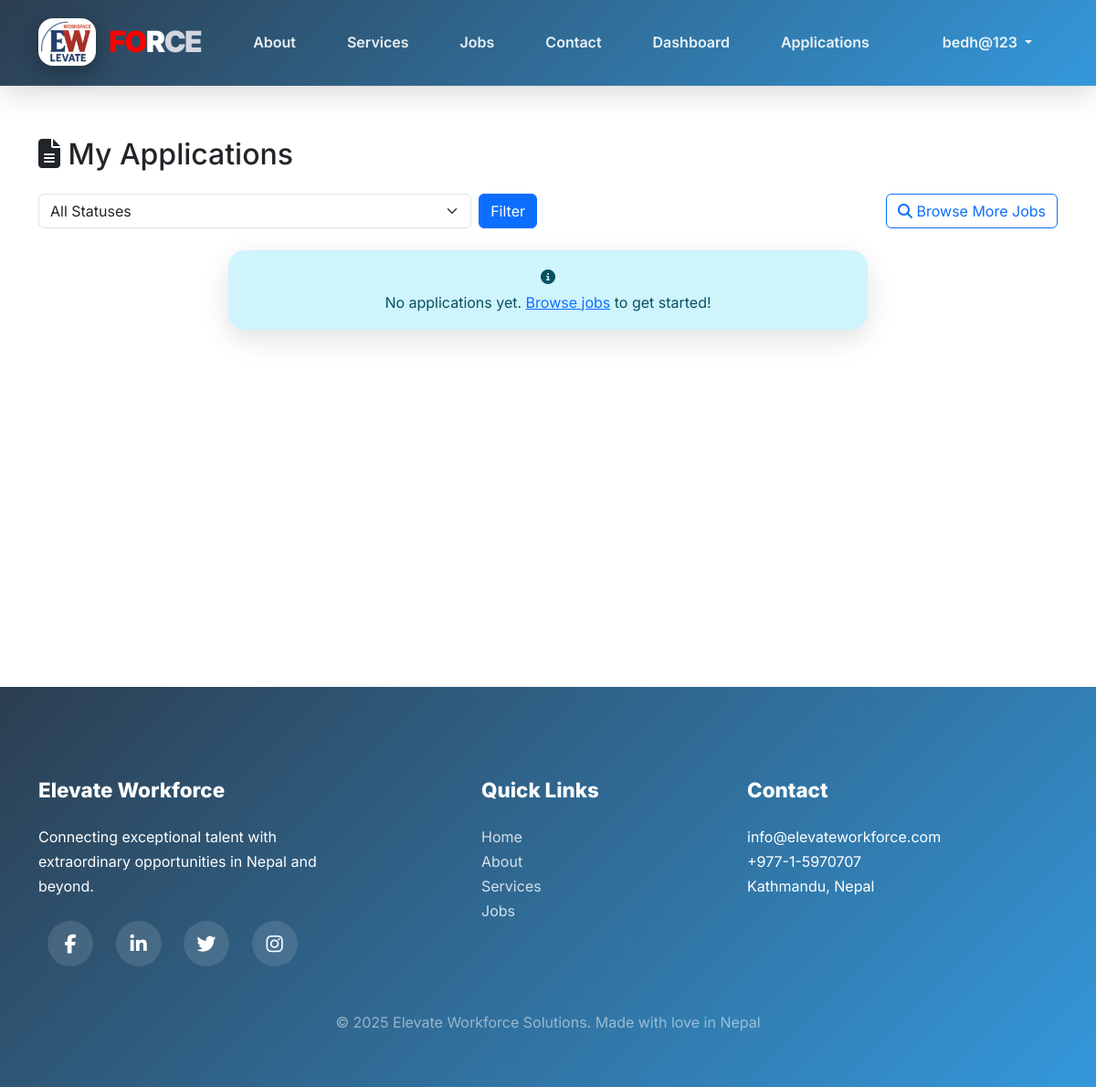
Page /applications/my-applications/ (signed in) on the earlier database version.
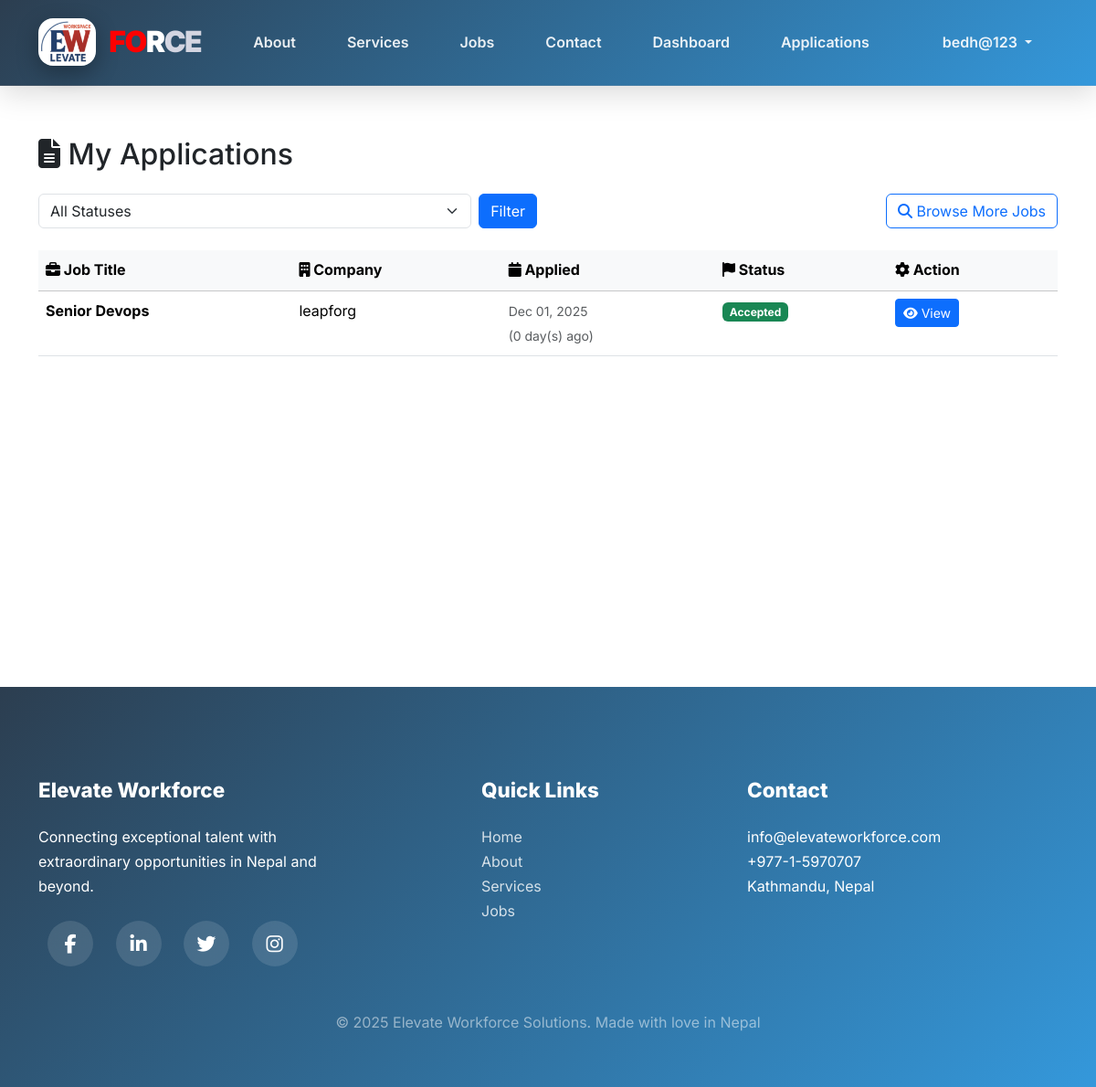
Same page on the later database version.
### application/models.py (models this page shows, shortened)
class JobApplication(models.Model):
    APPLICATION_STATUS_CHOICES = (
        ('pending', 'Pending'),
        ('reviewed', 'Reviewed'),
        ('shortlisted', 'Shortlisted'),
        ('rejected', 'Rejected'),
        ('accepted', 'Accepted'),
        ('withdrawn', 'Withdrawn'),
    )
    job = models.ForeignKey(Job, on_delete=models.CASCADE, related_name='applications')
    job_seeker = models.ForeignKey(JobSeeker, on_delete=models.CASCADE, related_name='applications')
    status = models.CharField(max_length=20, choices=APPLICATION_STATUS_CHOICES, default='pending')
    cover_letter = models.TextField(blank=True, null=True)
    applied_at = models.DateTimeField(auto_now_add=True)
    updated_at = models.DateTimeField(auto_now=True)
    class Meta:
        db_table = 'job_applications'
        verbose_name_plural = 'Job Applications'
        ordering = ['-applied_at']
        unique_together = ['job', 'job_seeker']
        indexes = [
            models.Index(fields=['job', 'status']),
            models.Index(fields=['job_seeker', 'status']),
        ]
    def get_status_badge_color(self):
        color_map = {
            'pending': 'warning',
            'reviewed': 'info',
            'shortlisted': 'success',
            'rejected': 'danger',
            'accepted': 'success',
            'withdrawn': 'secondary',
        }
        return color_map.get(self.status, 'secondary')
    def get_days_since_applied(self):
        delta = timezone.now() - self.applied_at
        return delta.days

### jobs/models.py (models this page shows, shortened)
class Job(models.Model):
    JOB_TYPE_CHOICES = (
        ('full_time', 'Full Time'),
        ('part_time', 'Part Time'),
        ('contract', 'Contract'),
        ('internship', 'Internship'),
    )
    EXPERIENCE_LEVEL_CHOICES = (
        ('entry', 'Entry Level'),
        ('mid', 'Mid Level'),
        ('senior', 'Senior'),
        ('executive', 'Executive'),
    )
    company = models.ForeignKey(Company, on_delete=models.CASCADE, related_name='jobs')
    title = models.CharField(max_length=255)
    description = models.TextField()
    requirements = models.TextField(help_text="Enter requirements separated by newlines")
    location = models.CharField(max_length=255)
    salary_min = models.DecimalField(max_digits=10, decimal_places=2, blank=True, null=True)
    salary_max = models.DecimalField(max_digits=10, decimal_places=2, blank=True, null=True)
    job_type = models.CharField(max_length=20, choices=JOB_TYPE_CHOICES)
    experience_level = models.CharField(max_length=20, choices=EXPERIENCE_LEVEL_CHOICES)
    is_active = models.BooleanField(default=True)
    posted_at = models.DateTimeField(auto_now_add=True)
    updated_at = models.DateTimeField(auto_now=True)
    deadline = models.DateTimeField(blank=True, null=True)
    total_positions = models.IntegerField(default=1)
    class Meta:
        db_table = 'jobs'
        verbose_name_plural = 'Jobs'
        ordering = ['-posted_at']
        indexes = [
            models.Index(fields=['company', 'is_active']),
            models.Index(fields=['job_type']),
        ]

### companies/models.py (models this page shows, shortened)
class Company(models.Model):
    COMPANY_STATUS_CHOICES = (
        ('active', 'Active'),
        ('inactive', 'Inactive'),
        ('suspended', 'Suspended'),
    )
    user = models.OneToOneField(User, on_delete=models.CASCADE, related_name='company_profile')
    company_name = models.CharField(max_length=255, unique=True)
    description = models.TextField()
    website = models.URLField(blank=True, null=True)
    industry = models.CharField(max_length=100)
    location = models.CharField(max_length=255)
    company_size = models.CharField(max_length=50, blank=True, null=True)
    logo = models.ImageField(upload_to='company_logos/', blank=True, null=True)
    status = models.CharField(max_length=20, choices=COMPANY_STATUS_CHOICES, default='active')
    verified = models.BooleanField(default=False)
    created_at = models.DateTimeField(auto_now_add=True)
    updated_at = models.DateTimeField(auto_now=True)
    class Meta:
        db_table = 'companies'
        verbose_name_plural = 'Companies'
        ordering = ['-created_at']

### application/views.py (the view)
# urls.py: path('my-applications/', views.my_applications, name='my_applications'),
@login_required(login_url='accounts:login')
def my_applications(request):
    if not request.user.is_job_seeker():
        messages.error(request, 'This page is for job seekers only.')
        return redirect('jobs:job_list')
    try:
        job_seeker = request.user.job_seeker_profile
    except:
        messages.error(request, 'Job seeker profile not found.')
        return redirect('jobs:job_list')
    applications = JobApplication.objects.filter(
        job_seeker=job_seeker
    ).select_related('job', 'job__company').order_by('-applied_at')
    status_filter = request.GET.get('status', '')
    if status_filter:
        applications = applications.filter(status=status_filter)
    paginator = Paginator(applications, 10)
    page_number = request.GET.get('page')
    try:
        page_obj = paginator.page(page_number)
    except PageNotAnInteger:
        page_obj = paginator.page(1)
    except EmptyPage:
        page_obj = paginator.page(paginator.num_pages)
    context = {
        'page_obj': page_obj,
        'applications': page_obj.object_list,
        'status_filter': status_filter,
    }
    return render(request, 'application/my_applications.html', context)

### accounts/models.py (called while the page is built)
    def is_job_seeker(self):
        return self.role == 'job_seeker'

### templates/application/my_applications.html (shortened to what this page needs)
{% extends "base.html" %}
{% block content %}
<div class="container my-5">
    <h2 class="mb-4">
        <i class="fas fa-file-alt"></i> My Applications
    </h2>
    <div class="row mb-4">
        <div class="col-md-6">
            <form method="get" class="d-flex gap-2">
                <select class="form-select" name="status">
                    <option value="">All Statuses</option>
                </select>
                <button type="submit" class="btn btn-primary">Filter</button>
            </form>
        </div>
        <div class="col-md-6 text-end">
            <a href="{% url 'jobs:job_list' %}" class="btn btn-outline-primary">
                <i class="fas fa-search"></i> Browse More Jobs
            </a>
        </div>
    </div>
    {% if applications %}
    <div class="table-responsive">
        <table class="table table-hover">
            <thead class="table-light">
                <tr>
                    <th><i class="fas fa-briefcase"></i> Job Title</th>
                    <th><i class="fas fa-building"></i> Company</th>
                    <th><i class="fas fa-calendar"></i> Applied</th>
                    <th><i class="fas fa-flag"></i> Status</th>
                    <th><i class="fas fa-cog"></i> Action</th>
                </tr>
            </thead>
            <tbody>
                {% for application in applications %}
                <tr>
                    <td>
                        <strong>{{ application.job.title }}</strong>
                    </td>
                    <td>{{ application.job.company.company_name }}</td>
                    <td>
                        <small class="text-muted">
                            {{ application.applied_at|date:"M d, Y" }}<br>
                            <span class="text-muted">({{ application.get_days_since_applied }} day(s) ago)</span>
                        </small>
                    </td>
                    <td>
                        <span class="badge bg-{{ application.get_status_badge_color }}">
                            {{ application.get_status_display }}
                        </span>
                    </td>
                    <td>
                        <a href="{% url 'application:application_detail' application.pk %}" class="btn btn-sm btn-primary">
                            <i class="fas fa-eye"></i> View
                        </a>
                    </td>
                </tr>
                {% endfor %}
            </tbody>
        </table>
    </div>
    {% else %}
    <div class="alert alert-info text-center">
        <i class="fas fa-info-circle"></i>
        <p class="mb-0">No applications yet. <a href="{% url 'jobs:job_list' %}">Browse jobs</a> to get started!</p>
    </div>
    {% endif %}
</div>
{% endblock %}

Differences in the rows shown:
added JobApplication: job "Senior Devops", job.company.company_name "leapforg", applied_at "Dec 01, 2025", get_days_since_applied "0", status "Accepted"
Other differences:
text no longer shown: "No applications yet. Browse jobs to get started!"
text now shown: "Job Title Company Applied Status Action"
